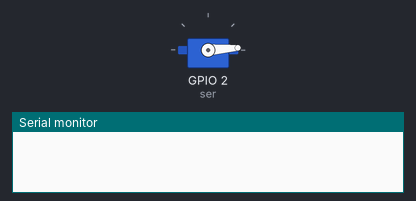
Bench run of a sketch on a simulated ESP32. Parts: servo, the last lines printed to the serial monitor.

Above: at 0.05 s.
At 0.85 s:
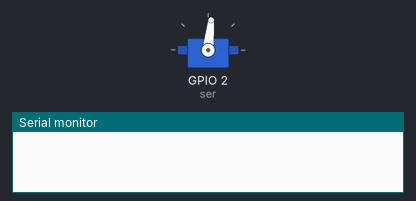
At 1.75 s:
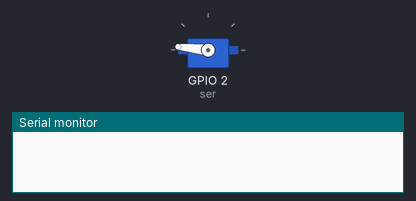
At 3.45 s:
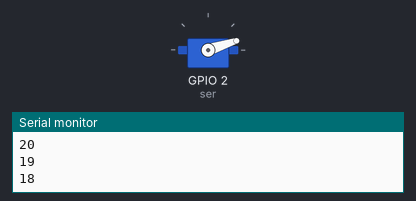
Timing chart, 0 to 8.3 s (numbered marks = the images above):
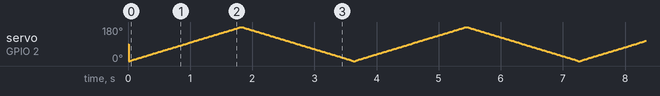

The sketch:

sketch_jun19c_copy_20230619194028.ino
```cpp
//Servometer.

#include <ESP32Servo.h>

Servo ser;

void setup() {
  // put your setup code here, to run once:
  ser.attach(2);
  Serial.begin(115200);

}

void loop() {
  // put your main code here, to run repeatedly:

  for(int a = 0; a <= 180; a++){
    delay(10);
    ser.write(a);
  }


 for(int i = 180; i>=0; i--){
   delay(10);
   ser.write(i);
   int currentpos = ser.read();
   Serial.println(currentpos);
 }
}


//use the serial monitor or the plotter to display the graph.
```
